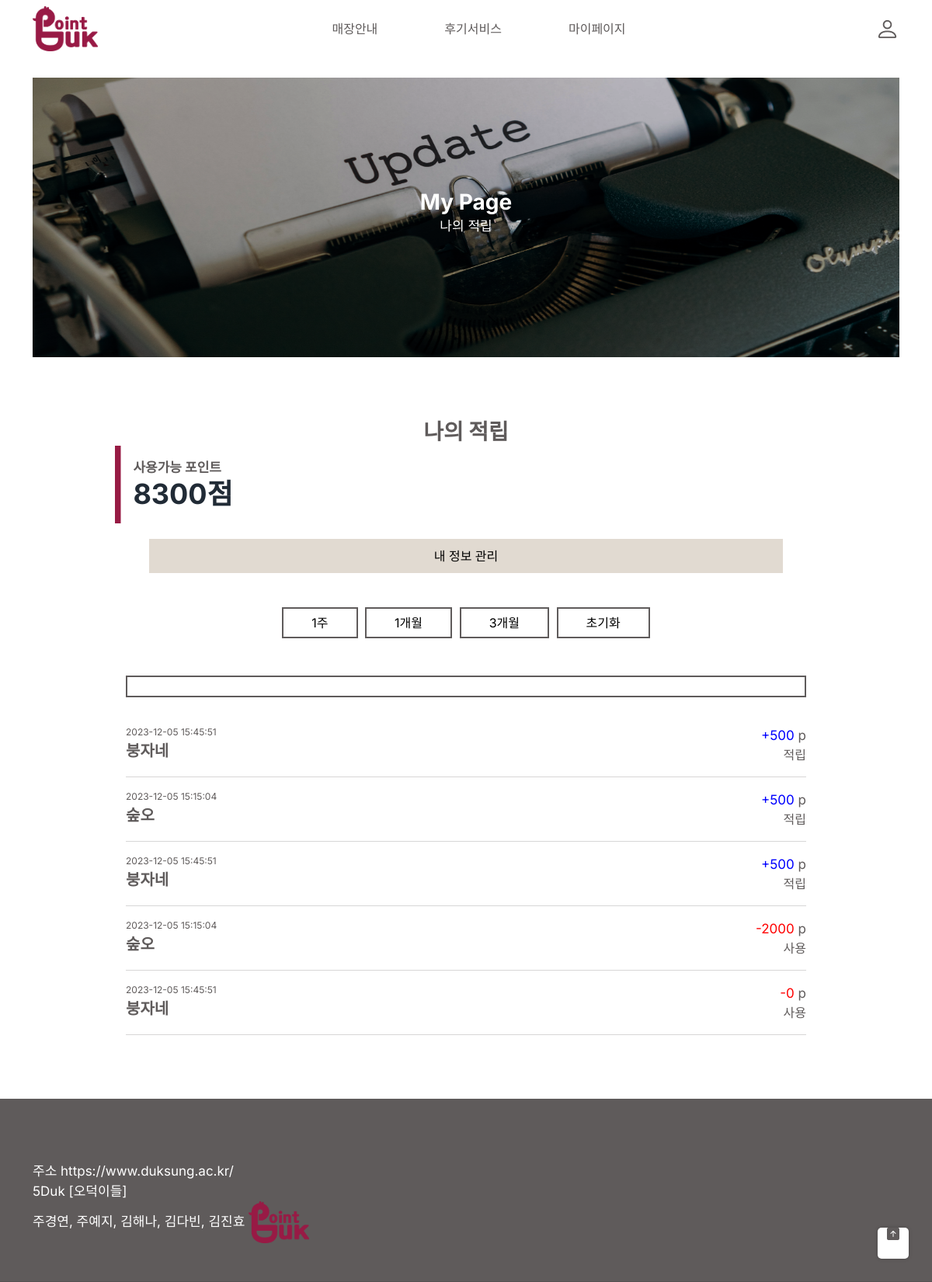
Screenshot of /mypage/ with the database file from the repository.
### dp/models.py (models this page shows, shortened)
class Payment(models.Model):  # 결제 정보
    user = models.ForeignKey(User, on_delete=models.CASCADE)  # 결제한 사용자
    store = models.ForeignKey('Store', on_delete=models.CASCADE)  # 구매한 가게 정보와 가게의 discount 가져오기
    menu_item = models.ForeignKey('Menu', on_delete=models.CASCADE)  # 구매한 상품
    user_points = models.PositiveIntegerField(default=0)  # 보유한 포인트
    points_used = models.PositiveIntegerField(default=0)  # 사용한 포인트
    total_amount = models.PositiveIntegerField(default=0)  # 총 결제 금액
    payment_date = models.DateTimeField(auto_now_add=True)  # 결제한 날짜 자동 저장

class User(AbstractUser):
    email = models.CharField(max_length=300, unique=True)
    password = models.CharField(max_length=400)
    points = models.PositiveIntegerField(default=0)
    name = models.CharField(max_length=150, default='')
    last_login = models.DateTimeField(auto_now=True, null=True, blank=True)
    username=None
    objects = CustomUserManager()
    REQUIRED_FIELDS = []
    USERNAME_FIELD = 'email'

class Store(models.Model):  # 가게 정보
    name = models.CharField(max_length=200)  # 가게 이름
    location = models.CharField(max_length=400)  # 위치
    phone = models.CharField(max_length=30, blank=True, null=True)  # 전화번호
    is_cafe = models.BooleanField()  # True -> 카페, False -> 레스토랑
    image = models.ImageField(upload_to='dp/store_images/%Y/%m/%d', blank=True, null=True)  # 가게 이미지, pip install pillow 필수
    discount = models.PositiveIntegerField(default=0)  # 할인 정보
    latitude = models.FloatField(default=0.0)
    longitude = models.FloatField(default=0.0)

### dp/views.py (the view)
# urls.py: path('mypage/', MyPageView.as_view(), name='mypage'),
class MyPageView(View):
    template_name = 'dp/mypage.html'
    def get(self, request, *args, **kwargs):
        user_points = 8300
        payments = Payment.objects.all()[:10]
        context = {
            'user_points': user_points,
            'payments': payments,
        }
        return render(request, self.template_name, {'payments': payments})

### dp/templates/dp/mypage.html (shortened to what this page needs)
<link rel="stylesheet" href="https://maxcdn.bootstrapcdn.com/bootstrap/4.0.0/css/bootstrap.min.css">
<link rel="stylesheet" href="https://cdnjs.cloudflare.com/ajax/libs/bootstrap-datepicker/1.9.0/css/bootstrap-datepicker.min.css">
{% extends 'dp/base.html' %}
{% block main-area %}
    {% load static %}
    <div class="hero">
        <div class="hero_text">
            <h3 style="color: #FFFFFF; "> My Page </h3>
            <p>나의 적립</p>
        </div>
    </div>
    <div class="main-content-title">
        <h3>나의 적립</h3>
    </div>
    <div class="main-content">
    <div class="mypoint">
    <img class="line" src="{% static 'assets/images/icon/line.png' %}" alt="line">
        <div class = "point-text">
        <p class="mypoint-text" style="color: #5F5B5B;font-weight: bold; display: inline;">사용가능 포인트<br></p>
            {% if payments %}
        <h2 style="text-align: left;">{{ payments.0.user.points }}점</h2>
            {% endif %}
        </div>
</div>
    </div>
    <div class="setting-button">
        <a href="{% url 'mypage_detail_1' %}"><button type="button">내 정보 관리</button></a>
    </div>
<div class="date-buttons">
    <button type="button" onclick="setDateFilter(7)">1주</button>
    <button type="button" onclick="setDateFilter(1)">1개월</button>
    <button type="button" onclick="setDateFilter(3)">3개월</button>
    <button type="button" onclick="clearDateFilter()">초기화</button>
</div>
    <div class="DateSelector_view-date__ni2D4 rounded-box">
    </div>
    <div class="view">
    <div class="view-pointsave">
        {% for payment in payments %}
            {% if payment.store.discount > 0 and payment.points_used == 0 %}
                <div class="payment-item">
                    <div class="payment-details">
                        <div class="payment-date" style="font-size: 12px;">{{ payment.payment_date|date:"Y-m-d H:i:s" }}</div>
                        <div class="store-name" style="font-weight: bold; font-size: 20px;">{{ payment.store.name }}</div>
                    </div>
                    <div class="payment-reward">
                        <p class="reward-points">+{{ payment.store.discount }} <span class="reward-label">p</span></p>
                        <span class="reward-label">적립</span>
                    </div>
                </div>
                <hr class="payment-separator">
            {% endif %}
        {% endfor %}
    </div>
    <div class="view-pointsave">
    {% for payment in payments %}
        <div class="payment-item">
            <div class="payment-details">
                <div class="payment-date" style="font-size: 12px;">{{ payment.payment_date|date:"Y-m-d H:i:s" }}</div>
                <div class="store-name" style="font-weight: bold; font-size: 20px;">{{ payment.store.name }}</div>
            </div>
            <div class="payment-reward">
                <p class="reward-points">+{{ payment.store.discount }} <span class="reward-label">p</span></p>
                <span class="reward-label">적립</span>
            </div>
        </div>
        <hr class="payment-separator">
    {% endfor %}
</div>
    <div class="view-pointuse">
    {% for payment in payments %}
        <div class="payment-item">
            <div class="payment-details">
                <div class="payment-date" style="font-size: 12px;">{{ payment.payment_date|date:"Y-m-d H:i:s" }}</div>
                <div class="store-name" style="font-weight: bold; font-size: 20px;">{{ payment.store.name }}</div>
            </div>
            <div class="payment-use">
                <p class="use-points">-{{ payment.points_used }} <span class="use-label">p</span></p>
                <span class="use-label">사용</span>
            </div>
        </div>
        <hr class="payment-separator">
    {% endfor %}
</div>
 {% endblock %}

### dp/static/assets/css/ud-styles.css (style rules this page uses)
:root { --font: "Inter", sans-serif; --body-color: #637381; --heading-color: #212b36; --primary-color: #ffffff; --white: #ffffff; }
body { font-family: var(--font); font-weight: normal; font-style: normal; color: var(--body-color); overflow-x: hidden; }
* { margin: 0; padding: 0; -webkit-box-sizing: border-box; box-sizing: border-box; }
img { max-width: 7%; }
a, button, input, textarea { -webkit-transition: all 0.3s ease-out 0s; transition: all 0.3s ease-out 0s; }
a, a:focus, input:focus, textarea:focus, button:focus, .navbar-toggler:focus { text-decoration: none; outline: none; -webkit-box-shadow: none; box-shadow: none; }
i, span, a { display: inline-block; }
audio, canvas, iframe, img, svg, video { vertical-align: middle; }
h1, h2, h3, h4, h5, h6 { font-weight: 700; color: var(--heading-color); margin: 0px; }
h2 { font-size: 36px; }
h3 { font-size: 28px; }
p { font-size: 17px; font-weight: 400; line-height: 26px; color: #FFFFFF; margin: 0px; }

### rows the page displays
Payment: user.points "8300", payment_date "2023-12-05 15:15:04", store.name "숲오", store.discount "500", points_used "2000"
Payment: payment_date "2023-12-05 15:45:51", store.name "붕자네", store.discount "500", points_used "0"
